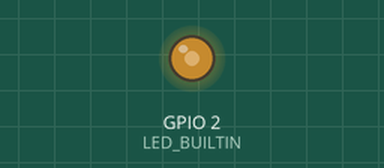
This sketch was run on a simulated ESP32. On the bench: output pins drawn as LEDs (lit = HIGH).

Above: at 0.1 s.
Timing chart, 0 to 1.6 s (numbered marks = the images above):
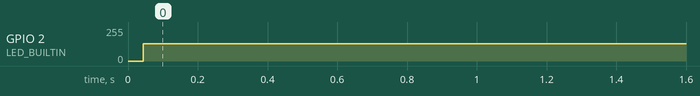

The sketch:

Mi_primer_programa.ino
```cpp
int LED_BUILTIN=2;
void setup() {
  // initialize digital pin LED_BUILTIN as an output.
  pinMode(LED_BUILTIN, OUTPUT);
}

void loop() {
  digitalWrite(LED_BUILTIN, HIGH);   // Encender el LED
  delay(1);                       // tiempo de ensendido
  digitalWrite(LED_BUILTIN, LOW);    // Apagar LED
  delay(1);                       // tiempo de apagado
}
```

Measured:
- by itself, GPIO 2 (LED_BUILTIN): 0/255 → 128/255 at 0.04 s
